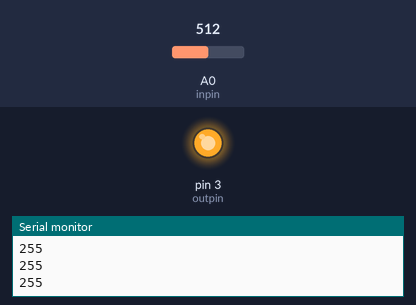
A sketch run on a simulated Arduino Uno, built with avr-gcc and run on an emulated ATmega328P. Parts: output pins drawn as LEDs (lit = HIGH), the last lines printed to the serial monitor. Inputs (shaded band) come from the test bench; at power-on: A0 (inpin) = 512.

Above: at 1.2 s.
1.3 s: A0 (inpin) set to 207
2.8 s: A0 (inpin) set to 184
At 3.2 s:
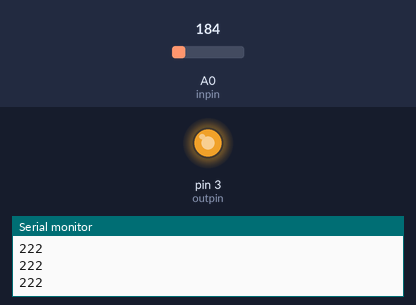
4.3 s: A0 (inpin) set to 122
At 4.8 s:
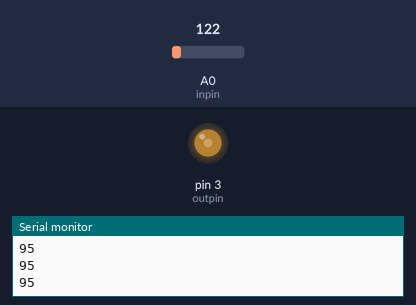
5.8 s: A0 (inpin) set to 0
At 6.4 s:
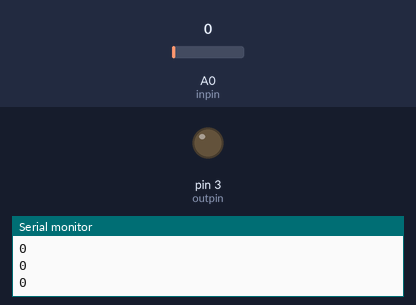
Timing chart, 0 to 8.3 s (numbered marks = the images above; inputs shaded):
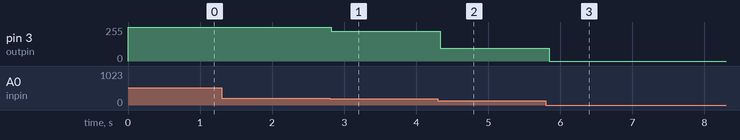

The sketch:

D_sensor.ino
```cpp
int inpin = A0;
int outpin = 3;
int value;
int lightval;

// this runs when you give power to the arduino
void setup()
{
  pinMode(outpin, OUTPUT); // this is for our LED
  Serial.begin(9600); // starts the serial print system
}

// this happens over and over and over again
void loop()
{
 value = analogRead(inpin);
 lightval = constrain(map(value, 75, 200, 0, 255), 0, 255);
 analogWrite(outpin, lightval);
 Serial.println(lightval);
 delay(50);
}
```

Measured:
- after the input at 2.8 s, pin 3 (outpin): 255/255 → 222/255 at once
- after the input at 4.3 s, pin 3 (outpin): 222/255 → 95/255 at once
- after the input at 5.8 s, pin 3 (outpin): 95/255 → 0/255 after 0.05 s
